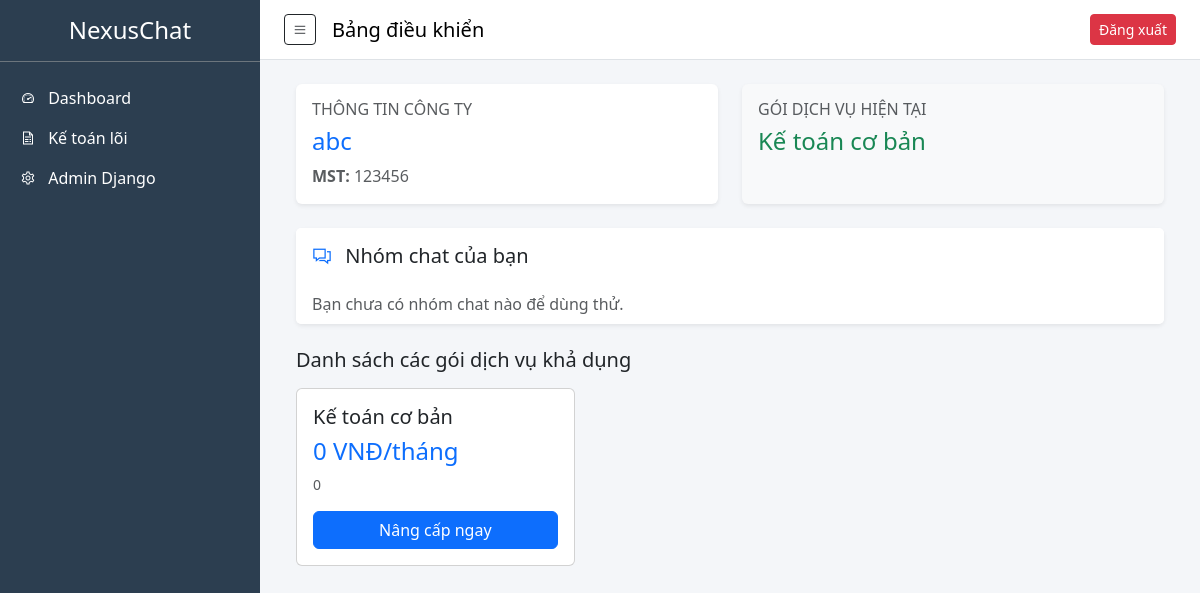
/dashboard/ (signed in), run on an earlier commit of the app's database.
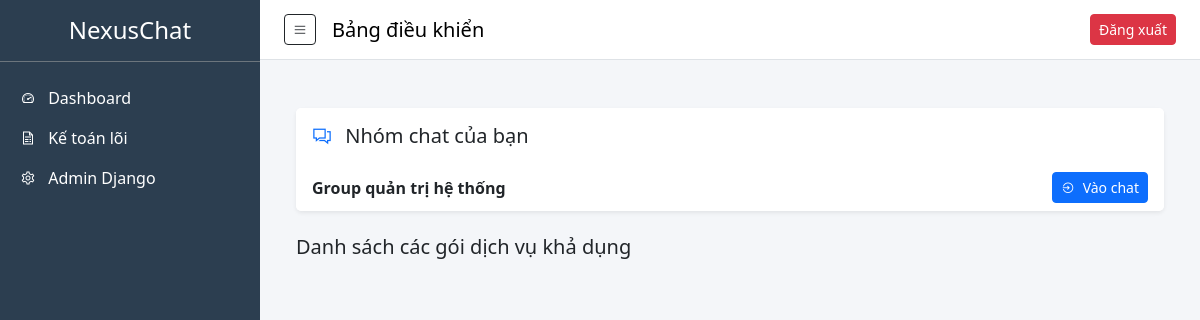
And on a later commit of the database.
### apps/core/models.py (models this page shows, shortened)
class Profile(models.Model):
    user = models.OneToOneField(
        settings.AUTH_USER_MODEL,
        on_delete=models.CASCADE,
        related_name="profile"
    )
    company = models.ForeignKey(
        Company,
        on_delete=models.SET_NULL, # Dùng SET_NULL để không xóa profile khi công ty bị xóa
        related_name="members",
        null=True,
        blank=True,
        verbose_name="Công ty (Tùy chọn)"
    )
    class Meta:
        verbose_name = "Hồ sơ người dùng"
        verbose_name_plural = "Hồ sơ người dùng"

class Company(models.Model):
    name = models.CharField(max_length=255, verbose_name="Tên công ty")
    tax_code = models.CharField(max_length=20, unique=True, db_index=True, verbose_name="Mã số thuế")
    plan = models.ForeignKey(SubscriptionPlan, on_delete=models.SET_NULL, null=True, verbose_name="Gói dịch vụ")
    is_active = models.BooleanField(default=True, verbose_name="Trạng thái hoạt động")
    created_at = models.DateTimeField(auto_now_add=True, verbose_name="Ngày tạo")
    class Meta:
        verbose_name = "Công ty"
        verbose_name_plural = "Công ty"

### apps/subscriptions/models.py (models this page shows, shortened)
class SubscriptionPlan(models.Model):
    name = models.CharField(max_length=100, verbose_name="Tên gói")
    slug = models.SlugField(unique=True, verbose_name="Mã gói (Slug)")
    price = models.DecimalField(
        max_digits=12,
        decimal_places=0,
        verbose_name="Giá tiền (VNĐ/tháng)",
        help_text="Số tiền khách hàng phải trả hàng tháng."
    )
    description = models.TextField(verbose_name="Mô tả chi tiết", help_text="Mô tả ngắn gọn về gói dịch vụ.")
    features = models.ManyToManyField(Feature, verbose_name="Tính năng bao gồm")
    class Meta:
        verbose_name = "Gói dịch vụ"
        verbose_name_plural = "Các gói dịch vụ"

### apps/group_chat/models.py (models this page shows)
class ChatGroup(models.Model):
    name = models.CharField(max_length=255, verbose_name="Tên nhóm")
    owner = models.ForeignKey(
        settings.AUTH_USER_MODEL,
        on_delete=models.CASCADE,
        related_name="owned_groups",
        verbose_name="Chủ nhóm"
    )
    members = models.ManyToManyField(
        settings.AUTH_USER_MODEL,
        through='Membership',
        related_name="chat_groups"
    )
    created_at = models.DateTimeField(auto_now_add=True)
    class Meta:
        verbose_name = "Nhóm chat"
        verbose_name_plural = "Các nhóm chat"

### apps/core/views.py (the view)
# urls.py: path('dashboard/', views.dashboard_view, name='dashboard'), # Thêm dòng này
@login_required(login_url='core:login')
def dashboard_view(request):
    user = request.user
    user_profile = getattr(user, 'profile', None)
    all_plans = SubscriptionPlan.objects.all()
    my_groups = ChatGroup.objects.filter(members=user)
    context = {
        'user_profile': user_profile,
        'all_plans': all_plans,
        'my_groups': my_groups,
        'chart_labels': ['T1', 'T2', 'T3', 'T4', 'T5', 'T6', 'T7', 'T8', 'T9', 'T10', 'T11', 'T12'],
        'chart_data': [120, 150, 180, 200, 240, 280, 310, 350, 380, 410, 450, 480]
    }
    return render(request, 'dashboard.html', context)

### templates/dashboard.html
{% extends "base.html" %}
{% block page_title %}Bảng điều khiển{% endblock %}
{% block content %}
<div class="container-fluid">
    {% if user_profile %}
    <div class="row g-4 mb-4">
        <div class="col-md-6">
            <div class="card shadow-sm border-0 h-100">
                <div class="card-body">
                    <h6 class="text-uppercase text-muted">Thông tin công ty</h6>
                    <h4 class="mt-2 text-primary">{{ user_profile.company.name }}</h4>
                    <p class="text-muted mb-0"><strong>MST:</strong> {{ user_profile.company.tax_code }}</p>
                </div>
            </div>
        </div>
        <div class="col-md-6">
            <div class="card shadow-sm border-0 bg-light h-100">
                <div class="card-body">
                    <h6 class="text-uppercase text-muted">Gói dịch vụ hiện tại</h6>
                    {% if user_profile.company.plan %}
                    <h4 class="mt-2 text-success">{{ user_profile.company.plan.name }}</h4>
                    {% else %}
                    <h5 class="mt-2 text-danger">Chưa chọn gói dịch vụ</h5>
                    {% endif %}
                </div>
            </div>
        </div>
    </div>
    {% endif %}
    <div class="row mt-4">
        <div class="col-12">
            <div class="card shadow-sm border-0">
                <div class="card-header bg-white border-0 py-3">
                    <h5 class="mb-0"><i class="fas fa-comments text-primary me-2"></i> Nhóm chat của bạn</h5>
                </div>
                <div class="list-group list-group-flush">
                    {% for group in my_groups %}
                    <div class="list-group-item d-flex justify-content-between align-items-center">
                        <span class="fw-bold">{{ group.name }}</span>
                        <a href="{% url 'group_chat:detail' group.id %}" class="btn btn-sm btn-primary">
                            <i class="fas fa-sign-in-alt me-1"></i> Vào chat
                        </a>
                    </div>
                    {% empty %}
                    <div class="list-group-item text-muted">Bạn chưa có nhóm chat nào để dùng thử.</div>
                    {% endfor %}
                </div>
            </div>
        </div>
    </div>
    <div class="row mt-4">
        <div class="col-12">
            <h5 class="mb-3">Danh sách các gói dịch vụ khả dụng</h5>
            <div class="row g-3">
                {% for plan in all_plans %}
                <div class="col-md-4">
                    <div class="card h-100">
                        <div class="card-body">
                            <h5>{{ plan.name }}</h5>
                            <h4 class="text-primary">{{ plan.price }} VNĐ/tháng</h4>
                            <p class="small text-muted">{{ plan.description }}</p>
                            <a href="{% url 'subscriptions:upgrade' plan.id %}" class="btn btn-primary w-100">Nâng cấp
                                ngay</a>
                        </div>
                    </div>
                </div>
                {% endfor %}
            </div>
        </div>
    </div>
</div>
{% endblock %}

What changed in the data, as far as the page shows it:
removed Profile: company.name "abc", company.tax_code "123456", company.plan.name "Kế toán cơ bản"
removed SubscriptionPlan: name "Kế toán cơ bản", price "0", description "0"
added ChatGroup: name "Group quản trị hệ thống"
Also different on the page:
text no longer shown: "THÔNG TIN CÔNG TY MST: GÓI DỊCH VỤ HIỆN TẠI Bạn chưa có nhóm chat nào để dùng thử."
